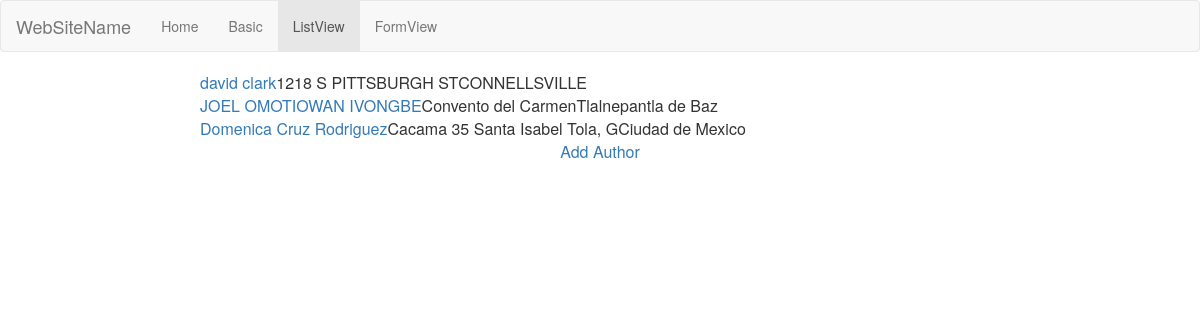
The app's page /listview/ with its own data.
### generic_views/models.py (models this page shows, shortened)
class Publisher(models.Model):
    name=models.CharField(max_length=30)
    address=models.CharField(max_length=30)
    city=models.CharField(max_length=30)
    state=models.CharField(max_length=30)
    country=models.CharField(max_length=30)
    website=models.URLField()
    id = models.AutoField(primary_key=True)
    class Meta:
        ordering = ["-name"]

### generic_views/views.py (the view, shortened to what this page needs)
class PublisherList(ListView):
    def get(self, request):
        return render(request,"generic_views/publisher_list.html",{"my_favorite_publishers":Publisher.objects.all()})

### templates/generic_views/publisher_list.html (shortened to what this page needs)
{% extends "base.html" %}
{% block showlist %}
    class="active"
{% endblock %}
{% block content %}
{% for publisher in my_favorite_publishers %}
    <table>
    <tr>
        <td> <a href=" {{ publisher.pk }} ">
            {{ publisher.name }}</a> </td>  <td>
        {{ publisher.address }} </td>  <td>
        {{ publisher.city }} </td>
    </tr>
    </table>
{% endfor %}
        <a href=" {% url 'author' %}"> Add Author  </a>
{% endblock %}

### records on screen
Publisher: name "david clark", address "1218 S PITTSBURGH ST", city "CONNELLSVILLE"
Publisher: name "JOEL OMOTIOWAN IVONGBE", address "Convento del Carmen", city "Tlalnepantla de Baz"
Publisher: name "Domenica Cruz Rodriguez", address "Cacama 35 Santa Isabel Tola, G", city "Ciudad de Mexico"
